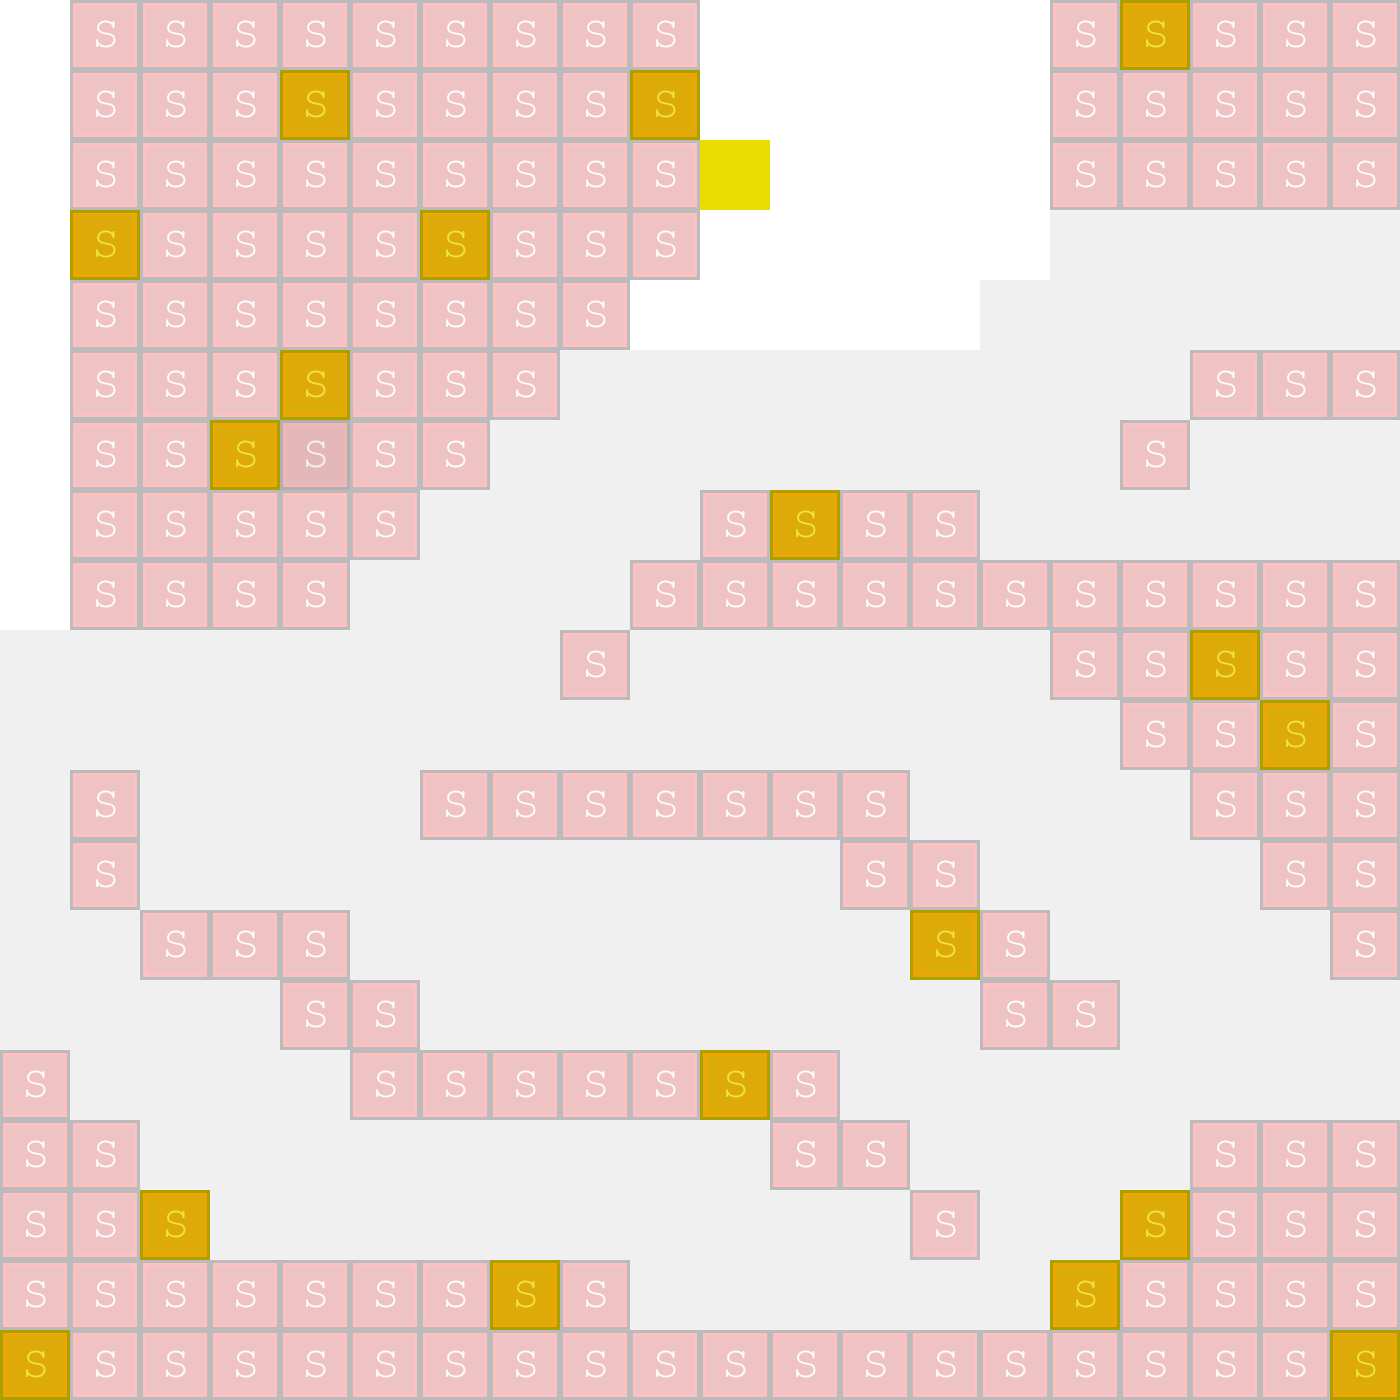

This game map was drawn from its Tiled (.tmx) file and the tilesets committed beside it. A one-line description and the trimmed map source follow:
An orthogonal 20x20 tile map with 70x70 px tiles, 3 tile layers (background1, background2, collision), 5 tilesets and 2 objects (EnemyBase, PlayerBase).

<map version="1.0" orientation="orthogonal" renderorder="right-down" width="20" height="20" tilewidth="70" tileheight="70" backgroundcolor="#f0f0f0">
 <tileset firstgid="1" name="background-tiles" tilewidth="70" tileheight="70">
  <image source="../img/background-tiles.png" width="910" height="910" />
 </tileset>
 <tileset firstgid="170" name="meta-tiles" tilewidth="70" tileheight="70">
  <image source="../img/meta-tiles.png" width="350" height="70" />
  <tile id="1">
   <properties>
    <property name="type" value="lslope" />
   </properties>
  </tile>
  <tile id="2">
   <properties>
    <property name="type" value="solid" />
   </properties>
  </tile>
  <tile id="3">
   <properties>
    <property name="type" value="rslope" />
   </properties>
  </tile>
  <tile id="4">
   <properties>
    <property name="type" value="solid" />
   </properties>
  </tile>
 </tileset>
 <tileset firstgid="175" name="white-tiles" tilewidth="70" tileheight="70">
  <image source="../img/newertile.png" width="910" height="910" />
 </tileset>
 <tileset firstgid="344" name="grey-tiles" tilewidth="70" tileheight="70">
  <image source="../img/newtile.png" width="910" height="910" />
 </tileset>
 <tileset firstgid="513" name="y-tile" tilewidth="70" tileheight="70">
  <image source="../img/y-tile.png" width="70" height="70" />
 </tileset>
 <layer name="background1" width="20" height="20" opacity="0">
  <data>[400 cells, 3 non-empty, 2 distinct tile ids]</data>
 </layer>
 <layer name="background2" width="20" height="20">
  <data>[400 cells, 226 non-empty, 4 distinct tile ids]</data>
 </layer>
 <layer name="collision" width="20" height="20" opacity="0.27">
  <data>[400 cells, 193 non-empty, 1 distinct tile ids]</data>
 </layer>
 <objectgroup name="BaseEntities">
  <object name="EnemyBase" x="1258.3" y="214.239" width="66.6667" height="140" />
  <object name="PlayerBase" x="141.697" y="774.485" width="66.303" height="127.515" />
 </objectgroup>
</map>
